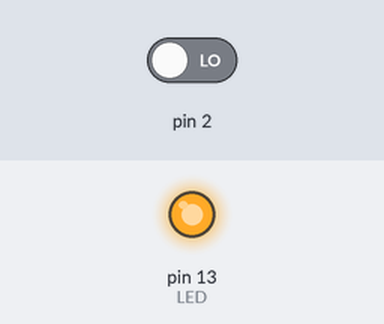
Bench run of a sketch on a simulated Arduino Uno, built with avr-gcc and run on an emulated ATmega328P. Parts: output pins drawn as LEDs (lit = HIGH). Inputs (shaded band) come from the test bench; at power-on: pin 2 LOW.

Above: at 0.1 s.
At 29.8 s:
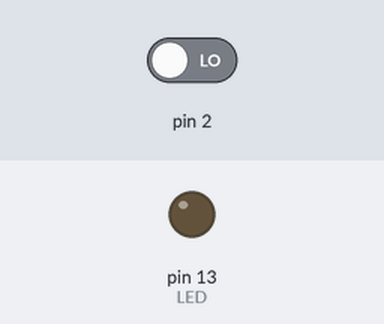
Timing chart, 0 to 31.3 s (numbered marks = the images above):
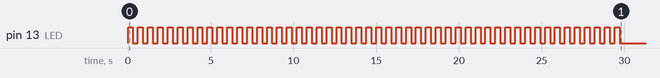

The sketch:

Lab04.ino
```cpp
unsigned long now;     // 等待感測器穩定計時用

void setup() {
  // put your setup code here, to run once:
  pinMode(13,OUTPUT);   // 控制 LED 燈
  pinMode(2,INPUT);    // 接收人體紅外線感測狀態
  now = millis();      // 記錄目前時間
  while(millis() - now < 30000) { // 等待 30 秒
    digitalWrite(13,HIGH); // 等待期間閃爍 LED 燈
    delay(300);
    digitalWrite(13,LOW);
    delay(300);
  }
}

void loop() {
  // put your main code here, to run repeatedly:
  digitalWrite(13,digitalRead(2)); // 由感測結果控制燈光
}
```
